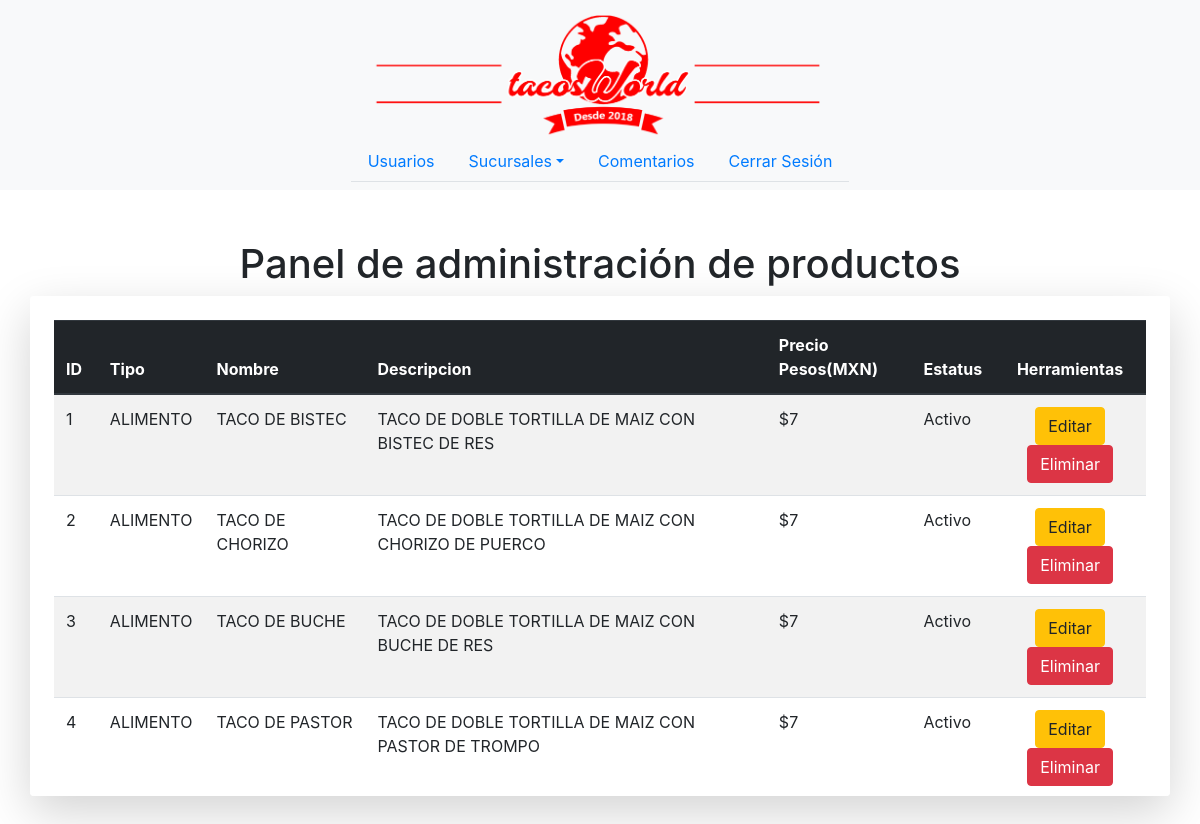
The page /admin/establishments/products.php on the database its author committed.
### tables this page shows
CREATE TABLE PRODUCTO(
ID_PRODUCTO INT AUTO_INCREMENT PRIMARY KEY NOT NULL,
TIPO VARCHAR(30) NOT NULL,
NOMBRE VARCHAR(50) NOT NULL,
DESCRIPCION VARCHAR(100) NOT NULL,
PRECIO FLOAT NOT NULL,
ESTATUS BIT NOT NULL
);

### admin/establishments/products.php (the view, shortened to what this page needs)
<!DOCTYPE HTML>
<html lang="en">
  <head>
    <link rel="stylesheet" href="../../css/bootstrap.min.css">
  </head>
  <body>
    <nav class="navbar navbar-expand-md flex-column fixed-top navbar-dark bg-light navbar-inverse" style="background-color: transparent;">
        <a class="navbar-brand align-self-center m-0 pb-3 position-md-absolute pb-md-0" href="#"><img id= "logo" src="../../images/logo.png" alt="tacosWorld"></a>
         <ul class="nav nav-tabs">
          <li class="nav-item">
            <a class="nav-link" href="../users.php">Usuarios</a>
          </li>
          <li class="nav-item dropdown">
            <a class="nav-link dropdown-toggle" data-toggle="dropdown" href="#" role="button" aria-haspopup="true" aria-expanded="false">Sucursales</a>
          </li>
          <li class="nav-item">
            <a class="nav-link" href="../comments.php">Comentarios</a>
          </li>
          <li class="nav-item"><a class="nav-link" href="#">Cerrar Sesión</a></li>
        </ul>
    </nav>
    <br><br><br><br><br><br><br><BR></BR><br>
    <center><h1 class="h1">Panel de administración de productos</h1></center>
    <div class="container shadow-lg p-4 mb-5 bg-white rounded" style="overflow:auto; height: 500px;">
        <table class="table table-striped table-hover">
               <thead class="thead-dark">
                   <tr>
                       <th scope="col">ID</th>
                       <th scope="col">Tipo</th>
                       <th scope="col">Nombre</th>
                       <th scope="col">Descripcion</th>
                       <th scope="col">Precio Pesos(MXN) </th>
                       <th scope="col">Estatus</th>
                       <th scope="col"><center>Herramientas</center></th>
                   </tr>
               </thead>
               <tbody>
                  <?php
                        $conection=conectar();
                    $query="SELECT * FROM PRODUCTO";
                    $resultado=mysqli_query($conection,$query) or die(mysqli_error($conection));
                      while($consulta =mysqli_fetch_array($resultado)){ ?>
                      <tr>
		                <td><?php echo $consulta['ID_PRODUCTO']; ?></td>
		                <td><?php echo $consulta['TIPO']; ?></td>
		                <td><?php echo $consulta['NOMBRE']; ?></td>
		                <td><?php echo $consulta['DESCRIPCION']; ?></td>
		                <td>$<?php echo $consulta['PRECIO']; ?></td>
		                <?php
                          if($consulta['ESTATUS']==1){
                              $estado="Activo";
                          }else{
                              $estado="Baja";
                          }
                          ?>
		                <td><?php echo $estado; ?></td>
	                    <td>
                             <center>
                              <a href="editProduct.php?ID=<?php echo $consulta['ID_PRODUCTO']; ?>">
                               <button class="btn btn-warning">Editar</button>
                               </a>
                               <a href="../../PHP/EliminarProductsAdmin.php?ID=<?php echo $consulta['ID_PRODUCTO']; ?>">
                               <button class="btn btn-danger">Eliminar</button>
                               </a>
                               </center>
                       </td>
                    </tr>
                     <?php } ?>
               </tbody>
           </table>
    </div>
  </body>
</html>

### admin/establishments/products.php (style rules this page uses)
@media (min-width: 768px) { .position-md-absolute { position: absolute; } }
a img#logo { display: block; width: 40%; margin: auto; }

### rows shown on the page
producto: ID_PRODUCTO "1", TIPO "ALIMENTO", NOMBRE "TACO DE BISTEC", DESCRIPCION "TACO DE DOBLE TORTILLA DE MAIZ CON BISTEC DE RES", PRECIO "7", ESTATUS "Activo"
producto: ID_PRODUCTO "2", TIPO "ALIMENTO", NOMBRE "TACO DE CHORIZO", DESCRIPCION "TACO DE DOBLE TORTILLA DE MAIZ CON CHORIZO DE PUERCO", PRECIO "7", ESTATUS "Activo"
producto: ID_PRODUCTO "3", TIPO "ALIMENTO", NOMBRE "TACO DE BUCHE", DESCRIPCION "TACO DE DOBLE TORTILLA DE MAIZ CON BUCHE DE RES", PRECIO "7", ESTATUS "Activo"
producto: ID_PRODUCTO "4", TIPO "ALIMENTO", NOMBRE "TACO DE PASTOR", DESCRIPCION "TACO DE DOBLE TORTILLA DE MAIZ CON PASTOR DE TROMPO", PRECIO "7", ESTATUS "Activo"
